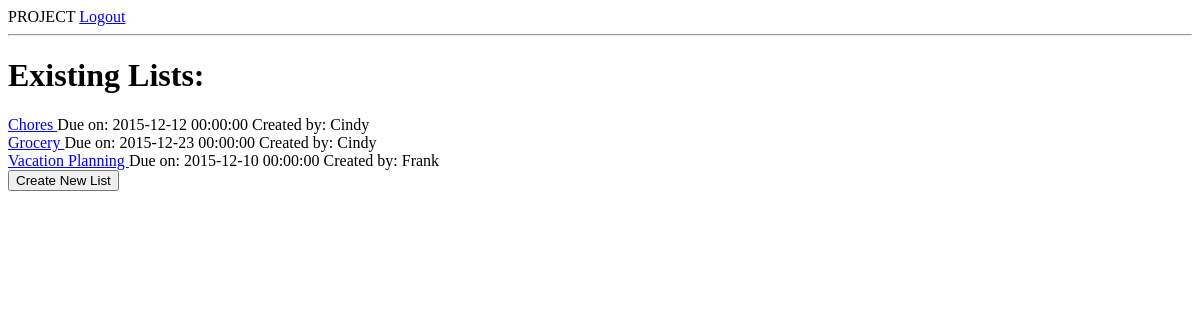
The page /existing_lists (signed in) on the database as committed earlier.
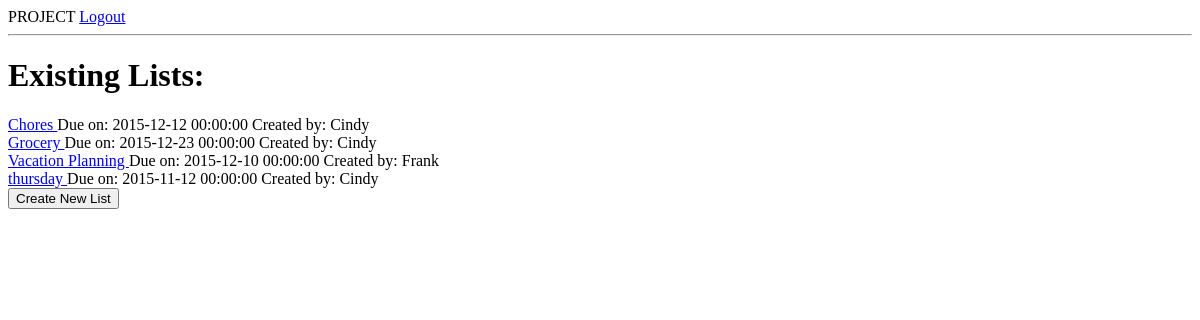
The same page on the database as committed later.
### model.py (models this page shows, shortened)
class Group(db.Model):
    __tablename__ = "groups"
    group_id = db.Column(db.Integer, autoincrement=True, primary_key=True)
    user_id = db.Column(db.Integer,db.ForeignKey('users.user_id'))
    list_id = db.Column(db.Integer,db.ForeignKey('lists.list_id'))
    permission = db.Column(db.Boolean, nullable = False, default = True)
    user = db.relationship("User",
                           backref=db.backref("groups"))
    checklist = db.relationship("List",
                            backref=db.backref("groups"))

class List(db.Model):
    __tablename__ = "lists"
    list_id = db.Column(db.Integer, autoincrement=True, primary_key=True)
    name = db.Column(db.String(20), nullable=False)
    list_type = db.Column(db.String(20))
    due_date_list = db.Column(db.DateTime, nullable=True)
    list_location_name = db.Column(db.String(50), nullable=True)
    list_location_address = db.Column(db.String(100), nullable=True)
    created_by = db.Column(db.String(50), nullable = False)

### server.py (the view)
@app.route('/existing_lists')
def existing_lists():
    user_id = session["user_id"]
    user_list_groups = Group.query.filter_by(user_id=user_id).all()
    return render_template("existing_lists.html", user_list_groups=user_list_groups)

### templates/existing_lists.html
{% extends 'base.html' %}
{% block content %}
    <div id="existing_lists">
        <h1 id="existing-lists-title">Existing Lists:</h1>
        {% for group in user_list_groups %}
            <a href="/lists/{{ group.checklist.list_id }}">
            {{ group.checklist.name }}
            </a> Due on: {{ group.checklist.due_date_list}} Created by: {{ group.checklist.created_by }}<br>
        {% endfor %}
    </div>
    <form action="/new_list_base" method="GET">
        <input type="submit" value="Create New List">
    </form>
{% endblock %}

Rows that differ between the two databases and show on the page:
added Group: checklist.name "thursday", checklist.due_date_list "2015-11-12 00:00:00", checklist.created_by "Cindy"
